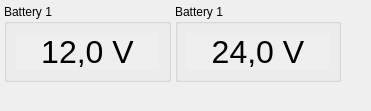
   <widget class="QDockWidget" name="dockBattery">
    <property name="geometry">
     <rect>
      <x>1060</x>
      <y>500</y>
      <width>371</width>
      <height>111</height>
     </rect>
    </property>
    <property name="allowedAreas">
     <set>Qt::RightDockWidgetArea</set>
    </property>
    <property name="windowTitle">
     <string>Battery</string>
    </property>
    <widget class="QWidget" name="dockWidgetContents_9">
     <widget class="QGroupBox" name="groupBoxBattery1">
      <property name="geometry">
       <rect>
        <x>4</x>
        <y>4</y>
        <width>167</width>
        <height>78</height>
       </rect>
      </property>
      <property name="autoFillBackground">
       <bool>true</bool>
      </property>
      <property name="title">
       <string>Battery 1</string>
      </property>
      <layout class="QGridLayout" name="gridLayout_12">
       <item row="0" column="0">
        <widget class="QLabel" name="lblBatteryPower1">
         <property name="font">
          <font>
           <pointsize>24</pointsize>
           <weight>50</weight>
           <bold>false</bold>
          </font>
         </property>
         <property name="autoFillBackground">
          <bool>true</bool>
         </property>
         <property name="frameShape">
          <enum>QFrame::NoFrame</enum>
         </property>
         <property name="frameShadow">
          <enum>QFrame::Raised</enum>
         </property>
         <property name="text">
          <string>12,0 V</string>
         </property>
         <property name="alignment">
          <set>Qt::AlignCenter</set>
         </property>
        </widget>
       </item>
      </layout>
     </widget>
     <widget class="QGroupBox" name="groupBoxBattery2">
      <property name="geometry">
       <rect>
        <x>175</x>
        <y>4</y>
        <width>166</width>
        <height>78</height>
       </rect>
      </property>
      <property name="autoFillBackground">
       <bool>true</bool>
      </property>
      <property name="title">
       <string>Battery 1</string>
      </property>
      <layout class="QGridLayout" name="gridLayout_15">
       <item row="0" column="0">
        <widget class="QLabel" name="lblBatteryPower2">
         <property name="font">
          <font>
           <pointsize>24</pointsize>
           <weight>50</weight>
           <bold>false</bold>
          </font>
         </property>
         <property name="autoFillBackground">
          <bool>true</bool>
         </property>
         <property name="frameShape">
          <enum>QFrame::NoFrame</enum>
         </property>
         <property name="frameShadow">
          <enum>QFrame::Raised</enum>
         </property>
         <property name="text">
          <string>24,0 V</string>
         </property>
         <property name="alignment">
          <set>Qt::AlignCenter</set>
         </property>
        </widget>
       </item>
      </layout>
     </widget>
    </widget>
   </widget>
